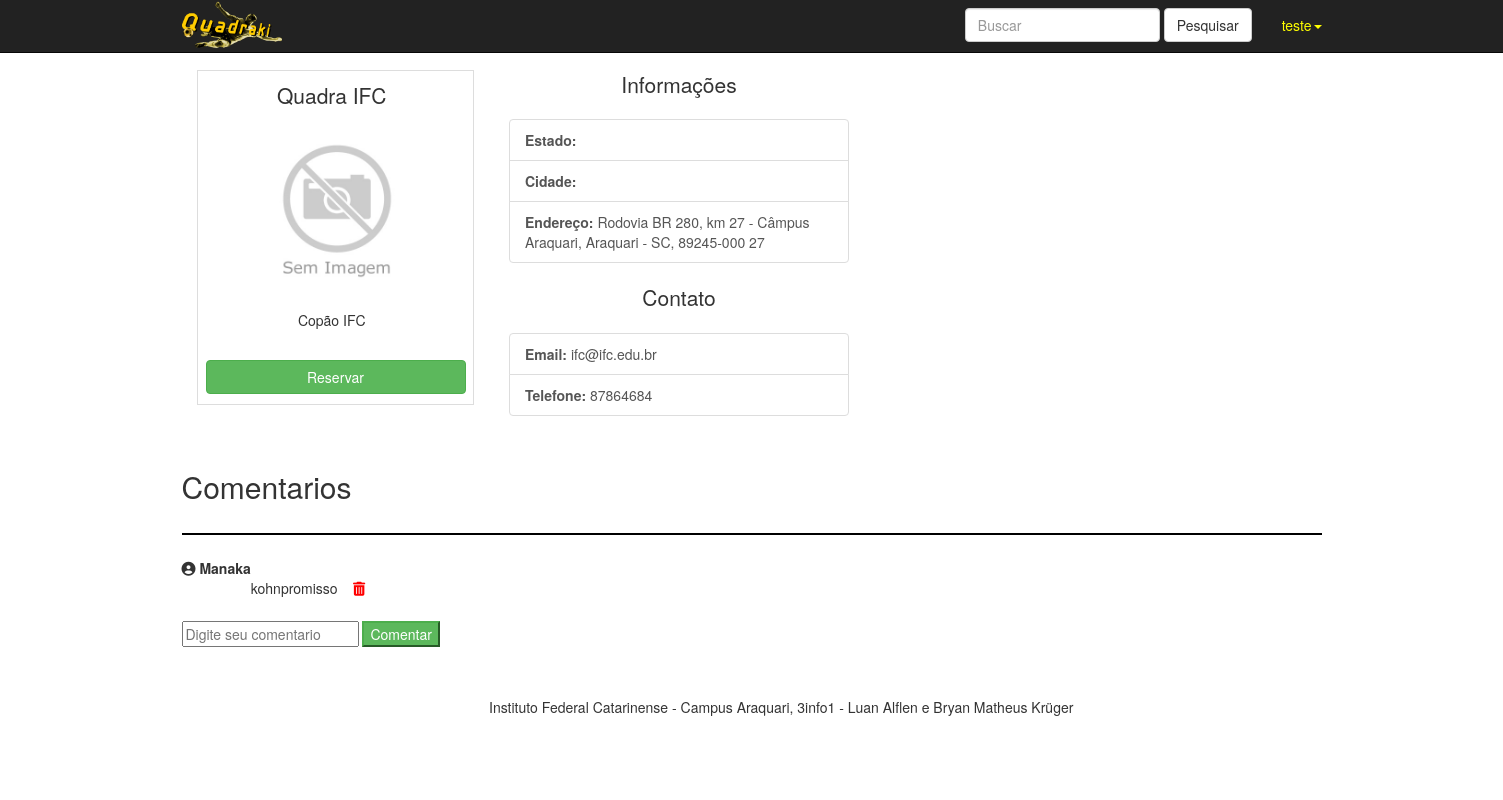
The page /TCC/app/Controlers/ControlerLocal.php?acao=show&idlocal=27 (signed in) on the database as committed earlier.
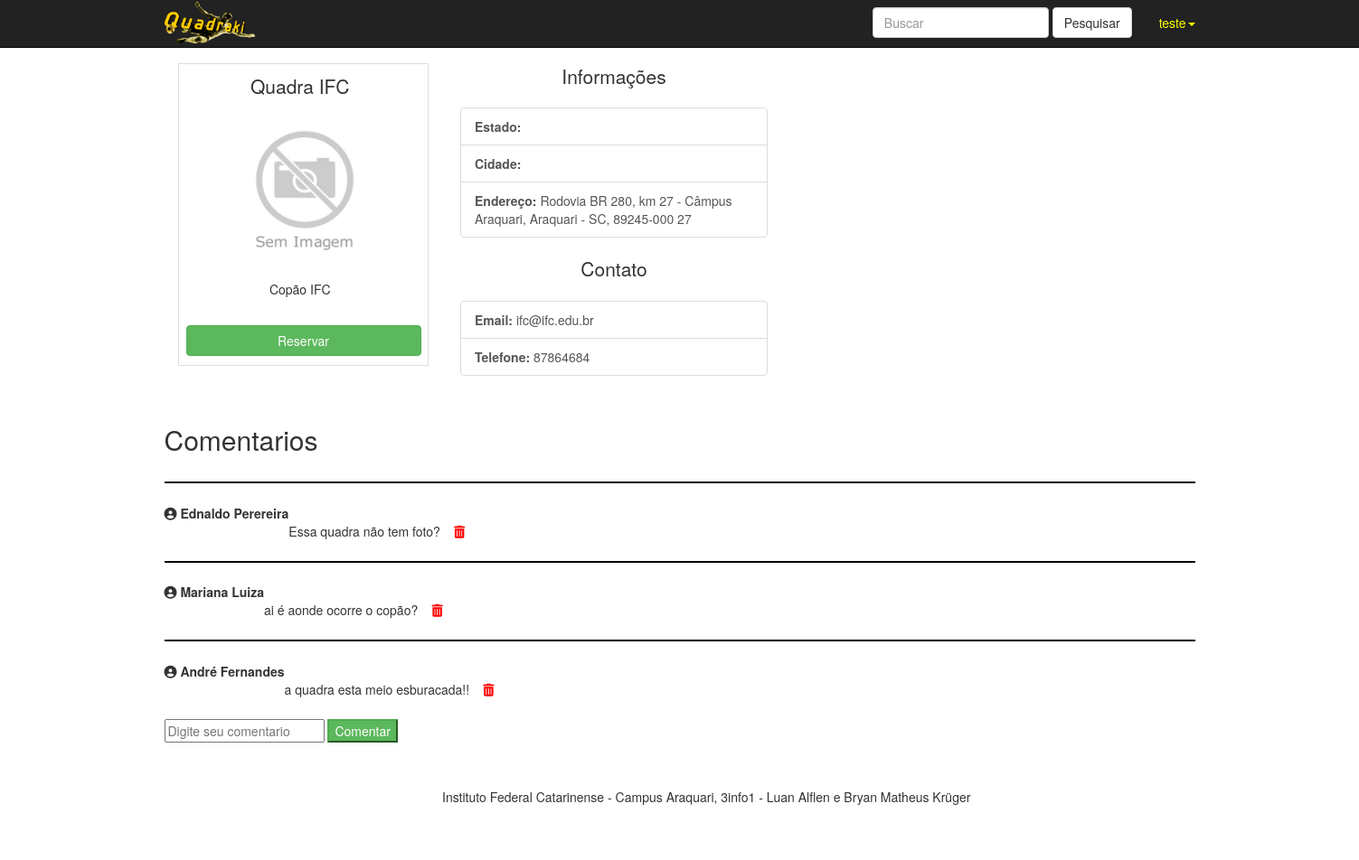
The same page on the database as committed later.
### tables this page shows
CREATE TABLE `locais` (
  `id_local` int(11) NOT NULL,
  `foto` varchar(300) DEFAULT NULL,
  `nome` varchar(150) NOT NULL,
  `email` varchar(150) NOT NULL,
  `endereco` varchar(150) NOT NULL,
  `numero` int(11) DEFAULT NULL,
  `telefone` int(15) NOT NULL,
  `descricao` varchar(300) NOT NULL,
  `id_estado` int(11) NOT NULL,
  `id_municipio` int(11) NOT NULL,
  `id_categoria` int(11) NOT NULL,
  `id_usuario` int(11) NOT NULL
);

CREATE TABLE `comentarios` (
  `id_comentario` int(11) NOT NULL,
  `data` timestamp NOT NULL DEFAULT CURRENT_TIMESTAMP,
  `texto` varchar(1000) NOT NULL,
  `id_usuario` int(11) NOT NULL,
  `id_local` int(11) NOT NULL
);

CREATE TABLE `usuarios` (
  `id_usuario` int(11) NOT NULL,
  `nome` varchar(50) NOT NULL,
  `login` varchar(150) NOT NULL,
  `senha` varchar(50) NOT NULL,
  `telefone` varchar(200) NOT NULL,
  `email` varchar(50) NOT NULL,
  `cpf` varchar(200) NOT NULL,
  `tipuser` varchar(30) NOT NULL
);

### TCC/app/Models/DBConnection.php (called while the page is built, shortened)
<?php
class DBConnection {
    public static $conexao = null;
    public static function getConexao(){
        try{
            if(self::$conexao == null){
                self::$conexao = new PDO("mysql:host=".self::HOST.";dbname=".self::NOMEBANCO, self::USUARIO, self::SENHA);
                self::$conexao->setAttribute(PDO::ATTR_ERRMODE, PDO::ERRMODE_EXCEPTION);
            }
            return self::$conexao;
        }catch(PDOException $e){
            die("Falhou a conexao ou ocorreu um erro banco: " . $e->getMessage());
        }
        return $conexao;
    }
}
?>

### TCC/app/Models/LocalCrud.php (called while the page is built, shortened)
<?php
require_once 'DBConnection.php';
require_once 'Local.php';
class LocalCrud
{
    private $conexao;
    public function __construct()
    {
        $this->conexao = DBConnection::getConexao();
    }
    public function getLocal($id)
    {
        $sql = 'select * from locais where id_local='.$id;
        $resultado = $this->conexao->query($sql);
        $local = $resultado->fetch(PDO::FETCH_ASSOC);
        $objetoLocal = new Local(
            $local['foto']
            ,$local['nome'],
            $local['email'],
            $local['endereco'],
            $local['numero'],
            $local['telefone'],
            $local['descricao'],
            $local['id_estado'],
            $local['id_municipio'],
            $local['id_categoria'],
            $local['id_usuario'],
            $local['id_local']);
        return $objetoLocal;
    }
    public function existeComentarios($idlocal){
        $sql = $this->conexao->prepare("SELECT * FROM comentarios WHERE id_local = '{$idlocal}'");
        $sql->execute();
        $resultado = $sql->rowCount();
        return $resultado;
    }
}

### TCC/app/Models/Local.php (called while the page is built, shortened)
<?php
class Local
{
    public $nome;
    public $email;
    public $telefone;
    public $descricao;
    public function __construct($foto=null, $nome=null,$email=null,$endereco=null,$numero=null,$telefone=null,$descricao=null,$id_estado=null,$id_municipio=null,$id_categoria=null, $id_usuario=null,$id_local=null){
        $this->foto = $foto;
        $this->nome = $nome;
        $this->email = $email;
        $this->endereco = $endereco;
        $this->numero = $numero;
        $this->telefone = $telefone;
        $this->descricao = $descricao;
        $this->id_local = $id_local;
    }
    public function getNome()
    {
        return $this->nome;
    }
    public function getEmail()
    {
        return $this->email;
    }
    public function getTelefone()
    {
        return $this->telefone;
    }
    public function getDescricao()
    {
        return $this->descricao;
    }
}

### TCC/app/Models/ComentarioCrud.php (called while the page is built, shortened)
<?php
    require_once 'DBConnection.php';
    require_once 'Comentario.php';
class ComentarioCrud
{
    private $conexao;
    public function __construct()
    {
        $this->conexao = DBConnection::getConexao();
    }
    public function getComentariosLocal($idlocal)
    {
        $sql = 'SELECT * FROM comentarios where id_local = '.$idlocal;
        $resultado = $this->conexao->query($sql);
        $comentarios = $resultado->fetchAll(PDO::FETCH_ASSOC);
        foreach ($comentarios as $comentario) {
            $data = $comentario['data'];
            $texto = $comentario['texto'];
            $id_user = $comentario['id_usuario'];
            $id_local = $comentario['id_local'];
            $id_comentario = $comentario['id_comentario'];
            $obj = new Comentario($data,$texto,$id_user,$id_local,$id_comentario);
            $Listacomentario[] = $obj;
        }
        return $Listacomentario;
    }
}

### TCC/app/Models/Comentario.php (called while the page is built, shortened)
<?php
class Comentario
{
    public function __construct($data=null, $texto=null,$id_usuario=null,$id_local=null, $id_comentario=null){
        $this->texto = $texto;
        $this->id_usuario = $id_usuario;
        $this->id_comentario = $id_comentario;
    }
}

### TCC/app/Models/UsuarioCrud.php (called while the page is built, shortened)
<?php
require_once 'DBConnection.php';
require_once 'Usuario.php';
class UsuarioCrud
{
    private $conexao;
    public function __construct()
    {
        $this->conexao = DBConnection::getConexao();
    }
    public function getUsuarioId($iduser)
    {
        $sql = "select * from usuarios where id_usuario='{$iduser}'";
        $resultado = $this->conexao->query($sql);
        $usuario = $resultado->fetch(PDO::FETCH_ASSOC);
        $objetoUsuario = new Usuario(
            $usuario['nome'],
            $usuario['login'],
            $usuario['senha'],
            $usuario['email'],
            $usuario['telefone'],
            $usuario['cpf'],
            $usuario['tipuser'],
            $usuario['id_usuario']
        );
        return $objetoUsuario;
    }
}

### TCC/app/Models/Usuario.php (called while the page is built, shortened)
<?php
class Usuario
{
    public $nome;
    public function __construct($nome=null, $login=null, $senha=null, $email=null, $telefone=null, $cpf=null, $tipuser=null, $id=null){
        $this->nome = $nome;
    }
    public function getNome()
    {
        return $this->nome;
    }
}

### TCC/app/Views/Local/show.php (the view, shortened to what this page needs)
<!DOCTYPE html>
<html lang="en">
<head>
    <link href="../../assets/css/bootstrap.css" rel="stylesheet">
    <link rel="stylesheet" href="https://maxcdn.bootstrapcdn.com/bootstrap/3.3.6/css/bootstrap.min.css">
    <link href="../../assets/css/shop-homepage.css" rel="stylesheet">
    <link rel="stylesheet" href="../../assets/css/style.css">
        <?php
        $id = $local->id_estado;
        $estado = getEstado($id);
        $id = $local->id_municipio;
        $municipio = getMunicipio($id);
        ?>
</head>
<body>
    <div class="container">
                <div class="col-md-12">
                 <div class="thumb">
                     <div id="exemplo" class="col-md-3">
                         <p class="lead"><?= $local->getNome();?></p>
                         <div style="text-align: center">
                         <img src="../../assets/img/Local/<?= $local->foto ?>" height="160" width="260">
                         </div>
                         <br>
                         <p style="text-align: center"><?= $local->getDescricao();?></p>
                         <div style="text-align: center">
                            <br><a id="reservarQuadra" class="btn btn-success" href="ControlerReservas.php?acao=show&idlocal=<?= $local->id_local?>">Reservar</a>
                         </div>
                         </div>
                     </div>
                 <div class="col-md-4">
                    <p class="lead">Informações</p>
                         <div class="list-group">
                             <a class="list-group-item"><b>Estado: </b><?= $estado->nome ?></a>
                             <a class="list-group-item"><b>Cidade: </b><?= $municipio->nome ?></a>
                             <a class="list-group-item"><b>Endereço: </b> <?= $local->endereco ?> <?= $local->numero ?></a>
                         </div>
                    <p class="lead">Contato</p>
                    <div class="list-group">
                        <a class="list-group-item"><b>Email: </b> <?= $local->getEmail();?></a>
                        <a class="list-group-item"><b>Telefone: </b><?= $local->getTelefone();?></a>
                    </div>
                </div>
                    <div class="col-md-4">
                        <div id="map"></div>
                    </div>
            </div>
        <h2>Comentarios</h2>
            <br>
        <?php
        $resultado = $crudLocal->existeComentarios($idlocal);
        if ($resultado == 0){
            echo "<p>Este local não possui comentarios.</p>";
        }else {
            $crudComentario = new ComentarioCrud();
            $comentarios = $crudComentario->getComentariosLocal($idlocal);
            foreach ($comentarios as $comentario):
                ?>
                <div class="<?= $comentario->id_usuario ?>" style="border-top: 2px solid #000; margin-bottom: 2%">
                    <p style="float: left; margin-top: 2%" >
                        <i class="fa fa-user-circle" aria-hidden="true"></i> <b><?php $iduser = $comentario->id_usuario;
                            $crud = new UsuarioCrud();
                            $usuario = $crud->getUsuarioId($iduser);
                            $nome = $usuario->getNome();
                            echo $nome; ?></b></p>
                    <br>
                    <p style="margin-top: 2%">
                        <?= $comentario->texto ?>
                        <a style="color: red; text-decoration: none; margin-left: 1%" id="excluir" href="ControlerComentario.php?acao=excluir&idcomentario=<?= $comentario->id_comentario; ?>&idlocal=<?= $_GET['idlocal'] ?>"class="fa fa-trash"></a>
                    </p>
                </div>
            <?php
            endforeach;
        }
        ?>
            <form method="post" action="ControlerComentario.php?acao=cadastrar">
                <input type="text" name="texto" placeholder="Digite seu comentario">
                <button type="submit" class="bnt btn-success">Comentar</button>
            </form>
</body>
</html>
<!DOCTYPE html>
<html lang="en">
<head>
    <link href="../../assets/css/bootstrap.css" rel="stylesheet">
    <link rel="stylesheet" href="https://cdnjs.cloudflare.com/ajax/libs/font-awesome/4.7.0/css/font-awesome.min.css">
    <link rel="stylesheet" href="https://maxcdn.bootstrapcdn.com/font-awesome/4.7.0/css/font-awesome.min.css">
    <link href="../../assets/css/shop-homepage.css" rel="stylesheet">
    <link rel="stylesheet" href="../../assets/css/style.css">
</head>
<body>
<?php
$iduserlogado = $_SESSION['id'];
$crudUser = new UsuarioCrud();
$user = $crudUser->getUsuarioId($iduserlogado);
?>
<nav class="navbar navbar-inverse navbar-fixed-top" role="navigation">
    <div class="container">
        <div class="navbar-header">
            <a class="" href="ControlerLocal.php">
                <img src="../../assets/img/logo.png" id="logotipe">
            </a>
        </div>
        <div class="collapse navbar-collapse" id="bs-example-navbar-collapse-1">
            <ul class="nav navbar-nav navbar-right">
                <li class="dropdown pull-right">
                    <a style="color: yellow" href="#" class="dropdown-toggle pull-right" data-toggle="dropdown" role="button" aria-haspopup="true" aria-expanded="false"> <?= $user->getNome() ?><span class="caret"></span></a>
                    <?php
                    if (@$_GET['acao'] != 'show' OR @$_GET['acao'] != 'showUsuario'){
                        ?>
                        <div class="navbar-form pull-right">
                            <form action="?pesquisar=pesquisar" method="get">
                                <input type="text" class="form-control" placeholder="Buscar" name="pesquisa">
                                <button type="submit" class="btn btn-default">Pesquisar</button>
                            </form>
                        </div>
                    <?php } ?>
            </ul>
        </div>
    </div>
</nav>

### TCC/app/Controlers/ControlerLocal.php (shortened to what this page needs)
<?php
    require_once __DIR__."/../Models/LocalCrud.php";
    require_once __DIR__."/../Models/CategoriaCrud.php";
    require_once __DIR__."/../Models/UsuarioCrud.php";
    require_once __DIR__."/../Models/ComentarioCrud.php";
    if (isset($_GET['acao'])){
        $action = $_GET['acao'];
    }else{
        $action = 'index';
    }
switch ($action) {
    case 'show':
        $idlocal = $_GET['idlocal'];
        $crudLocal = new LocalCrud();
        include "../Views/Template/Cabecalholocal.php";
        include "../Views/Local/show.php";
        include "../Views/Template/Rodape.php";
        break;
}
?>

### TCC/app/Views/Template/Cabecalholocal.php (shortened to what this page needs)
<!DOCTYPE html>
<html lang="en">
<head>
    <link href="../../assets/css/bootstrap.css" rel="stylesheet">
    <link rel="stylesheet" href="https://cdnjs.cloudflare.com/ajax/libs/font-awesome/4.7.0/css/font-awesome.min.css">
    <link rel="stylesheet" href="https://maxcdn.bootstrapcdn.com/font-awesome/4.7.0/css/font-awesome.min.css">
    <link href="../../assets/css/shop-homepage.css" rel="stylesheet">
    <link rel="stylesheet" href="../../assets/css/style.css">
</head>
<body>
<nav class="navbar navbar-inverse navbar-fixed-top" role="navigation">
    <div class="container">
        <div class="navbar-header">
            <a class="" href="ControlerLocal.php">
            </a>
        </div>
        <div class="collapse navbar-collapse" id="bs-example-navbar-collapse-1">
            <ul class="nav navbar-nav navbar-right">
                <li class="dropdown pull-right">
                    <?php
                    $iduser = $_SESSION['id'];
                    $crudUser = new UsuarioCrud();
                    $user = $crudUser->getUsuarioId($iduser);
                    ?>
                    <a style="color: yellow" href="#" class="dropdown-toggle pull-right" data-toggle="dropdown" role="button" aria-haspopup="true" aria-expanded="false"><?= $user->getNome() ?><span class="caret"></span></a>
                        <?php
                        $crud = new LocalCrud();
                        $local = $crud->getLocal($idlocal);
                        ?>
            </ul>
        </div>
    </div>
</nav>

### TCC/app/Views/Template/Rodape.php
<div class="container">
     <footer>
         <div class="row">
             <div class="col-lg-12" style="margin-left: 25%">
                 <p>Instituto Federal Catarinense - Campus Araquari, 3info1 - Luan Alflen e Bryan Matheus Krüger</p>
             </div>
         </div>
     </footer>
</div>

### TCC/assets/css/shop-homepage.css (style rules this page uses)
body { padding-top: 70px; }
footer { margin: 50px 0; }

### TCC/assets/css/style.css (style rules this page uses)
#exemplo { position: relative; display: block; padding: 10px 15px; margin-bottom: -1px; background-color: white; border: 1px solid #ddd; margin-right: 20px; padding-left: 8px; }
#reservarQuadra { width: 260px; }
#logotipe { width:100px; }
a { color: white; }

### TCC/app/Views/Local/show.php (style rules this page uses)
#map { height: 400px; width: 100%; }

Rows that differ between the two databases and show on the page:
removed comentarios: id_usuario.nome "Manaka", texto "kohnpromisso"
added comentarios: id_usuario.nome "Ednaldo Perereira", texto "Essa quadra não tem foto?"
added comentarios: id_usuario.nome "Mariana Luiza", texto "ai é aonde ocorre o copão?"
added comentarios: id_usuario.nome "André Fernandes", texto "a quadra esta meio esburacada!!"
